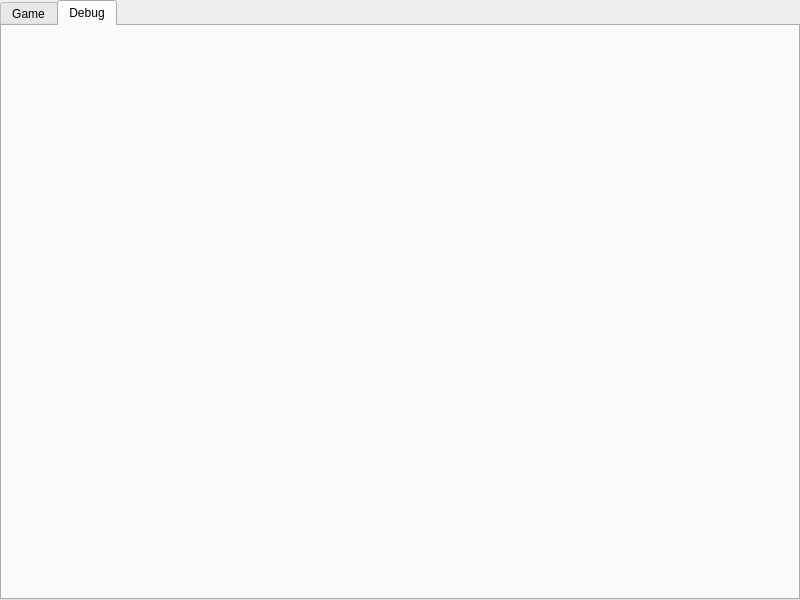
<?xml version="1.0" encoding="UTF-8"?>
<ui version="4.0">
 <class>MainWindow</class>
 <widget class="QMainWindow" name="MainWindow">
  <property name="geometry">
   <rect>
    <x>0</x>
    <y>0</y>
    <width>800</width>
    <height>600</height>
   </rect>
  </property>
  <property name="windowTitle">
   <string>MainWindow</string>
  </property>
  <widget class="QWidget" name="centralWidget">
   <layout class="QGridLayout" name="gridLayout">
    <property name="leftMargin">
     <number>0</number>
    </property>
    <property name="topMargin">
     <number>0</number>
    </property>
    <property name="rightMargin">
     <number>0</number>
    </property>
    <property name="bottomMargin">
     <number>0</number>
    </property>
    <property name="spacing">
     <number>0</number>
    </property>
    <item row="0" column="1">
     <widget class="QTabWidget" name="tabWidget">
      <property name="enabled">
       <bool>true</bool>
      </property>
      <property name="currentIndex">
       <number>1</number>
      </property>
      <widget class="QWidget" name="tabGame">
       <property name="sizePolicy">
        <sizepolicy hsizetype="Expanding" vsizetype="Expanding">
         <horstretch>0</horstretch>
         <verstretch>0</verstretch>
        </sizepolicy>
       </property>
       <attribute name="title">
        <string>Game</string>
       </attribute>
       <widget class="QGraphicsView" name="graphicsView">
        <property name="geometry">
         <rect>
          <x>0</x>
          <y>0</y>
          <width>800</width>
          <height>600</height>
         </rect>
        </property>
        <property name="minimumSize">
         <size>
          <width>800</width>
          <height>570</height>
         </size>
        </property>
        <property name="maximumSize">
         <size>
          <width>16777215</width>
          <height>16777215</height>
         </size>
        </property>
       </widget>
      </widget>
      <widget class="QWidget" name="tabDebug">
       <attribute name="title">
        <string>Debug</string>
       </attribute>
       <widget class="QLabel" name="view">
        <property name="geometry">
         <rect>
          <x>0</x>
          <y>0</y>
          <width>640</width>
          <height>480</height>
         </rect>
        </property>
        <property name="minimumSize">
         <size>
          <width>640</width>
          <height>480</height>
         </size>
        </property>
        <property name="text">
         <string/>
        </property>
       </widget>
       <widget class="QWidget" name="verticalLayoutWidget">
        <property name="geometry">
         <rect>
          <x>0</x>
          <y>480</y>
          <width>641</width>
          <height>81</height>
         </rect>
        </property>
        <layout class="QVBoxLayout" name="vbox">
         <property name="leftMargin">
          <number>5</number>
         </property>
         <property name="rightMargin">
          <number>5</number>
         </property>
        </layout>
       </widget>
       <widget class="QWidget" name="verticalLayoutWidget_2">
        <property name="geometry">
         <rect>
          <x>640</x>
          <y>0</y>
          <width>160</width>
          <height>411</height>
         </rect>
        </property>
        <layout class="QVBoxLayout" name="vbox2"/>
       </widget>
      </widget>
     </widget>
    </item>
   </layout>
  </widget>
 </widget>
 <layoutdefault spacing="6" margin="11"/>
 <resources/>
 <connections/>
</ui>
